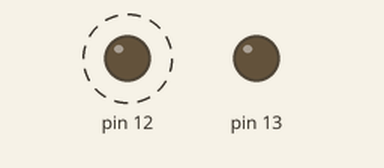
Recording of a sketch running on a simulated Arduino Uno, built with avr-gcc and run on an emulated ATmega328P. Parts: output pins drawn as LEDs (lit = HIGH). Dashed ring = blinking.

Above: at 0.5 s.
Timing chart, 0 to 4.6 s (numbered marks = the images above):
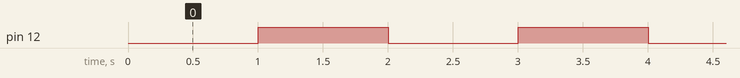

Measured:
- by itself, pin 12: alternates HIGH for 1.0 s and LOW for 1.0 s

The sketch:

led01.ino
```cpp
void setup() {
  // put your setup code here, to run once:
  pinMode(12, OUTPUT);
  pinMode(13, OUTPUT);
  digitalWrite(13, LOW);
}

void loop() {
  // put your main code here, to run repeatedly:
  digitalWrite(12, LOW);
  delay(1000);
  digitalWrite(12, HIGH);
  delay(1000);
}
```
